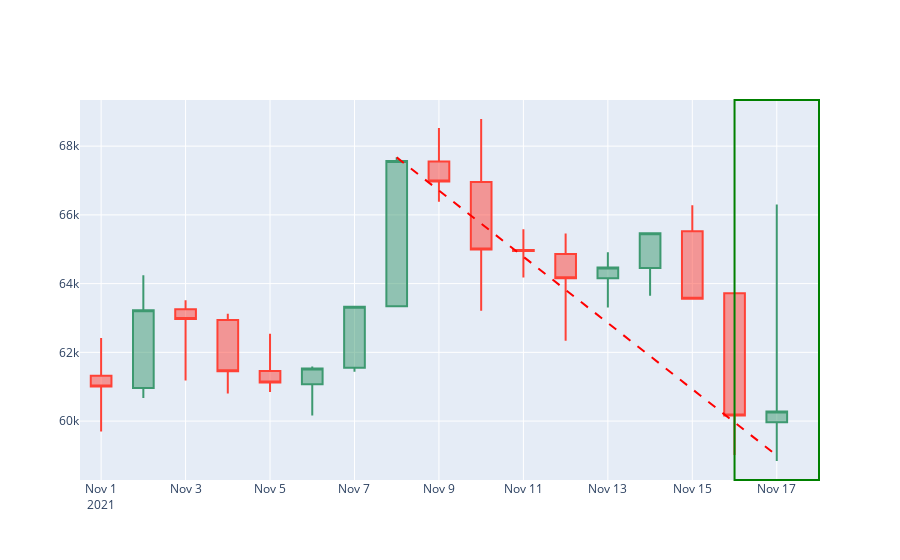

The code cell stored with this chart in its notebook:
### Markdown cell above
# 🙞 🗦 So we have the same pattern before the price is rising 🗧 !
## 🙞 🗦 Thats endorse the investing hypothesis.  🗧

### Code cell
# let's see the last 3 candles to see thier types

bitcoin_scope=bitcoin[bitcoin['date']>='2021-11-1']

fig = go.Figure( data=[go.Candlestick(x=bitcoin_scope['date'],
                open=bitcoin_scope['open'],
                high=bitcoin_scope['high'],
                low=bitcoin_scope['low'],
                close=bitcoin_scope['close'])])

fig.update_layout(xaxis_rangeslider_visible=False)
fig.add_vrect(x0='2021-11-16', x1='2021-11-18',line=dict(
            color='green',
        ))
fig.add_shape(
        type='line',
        x0='2021-11-8',
        y0='67673',
        x1='2021-11-17',
        y1='59000',
        line=dict(
            color='Red',
        ),line_dash="dash")

fig.show()

### Figure 1 — Plotly figure (JSON) as saved in the notebook; plotly's stock layout.template omitted (floating-point values rounded to 4 significant figures)
{"data": [{"close": [61000.0, 63230.0, 62970.0, 61450.0, 61130.0, 61530.0, 63330.0, 67570.0, 66970.0, 65000.0, 64950.0, 64160.0, 64470.0, 65470.0, 63560.0, 60160.0, 60280.0], "high": [62420.0, 64240.0, 63520.0, 63120.0, 62540.0, 61590.0, 63330.0, 67670.0, 68530.0, 68790.0, 65580.0, 65460.0, 64920.0, 65500.0, 66280.0, 63720.0, 66300.0], "low": [59700.0, 60670.0, 61180.0, 60800.0, 60840.0, 60160.0, 61430.0, 63340.0, 66380.0, 63210.0, 64180.0, 62330.0, 63300.0, 63650.0, 63550.0, 59020.0, 58840.0], "open": [61320.0, 60960.0, 63250.0, 62940.0, 61460.0, 61070.0, 61550.0, 63340.0, 67550.0, 66950.0, 64980.0, 64860.0, 64160.0, 64460.0, 65520.0, 63720.0, 59970.0], "type": "candlestick", "x": ["2021-11-01T00:00:00", "2021-11-02T00:00:00", "2021-11-03T00:00:00", "2021-11-04T00:00:00", "2021-11-05T00:00:00", "2021-11-06T00:00:00", "2021-11-07T00:00:00", "2021-11-08T00:00:00", "2021-11-09T00:00:00", "2021-11-10T00:00:00", "2021-11-11T00:00:00", "2021-11-12T00:00:00", "2021-11-13T00:00:00", "2021-11-14T00:00:00", "2021-11-15T00:00:00", "2021-11-16T00:00:00", "2021-11-17T00:00:00"]}], "layout": {"shapes": [{"line": {"color": "green"}, "type": "rect", "x0": "2021-11-16", "x1": "2021-11-18", "xref": "x", "y0": 0, "y1": 1, "yref": "y domain"}, {"line": {"color": "Red", "dash": "dash"}, "type": "line", "x0": "2021-11-8", "x1": "2021-11-17", "y0": "67673", "y1": "59000"}], "xaxis": {"rangeslider": {"visible": false}}}}
